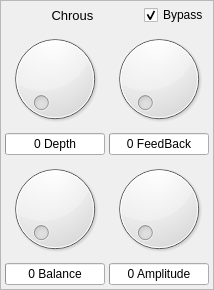
                 <widget class="QFrame" name="frame_14">
                  <property name="frameShape">
                   <enum>QFrame::StyledPanel</enum>
                  </property>
                  <layout class="QGridLayout" name="gridLayout_26" rowstretch="0,1,1">
                   <property name="leftMargin">
                    <number>4</number>
                   </property>
                   <property name="topMargin">
                    <number>4</number>
                   </property>
                   <property name="rightMargin">
                    <number>4</number>
                   </property>
                   <property name="bottomMargin">
                    <number>4</number>
                   </property>
                   <property name="spacing">
                    <number>4</number>
                   </property>
                   <item row="2" column="1">
                    <layout class="QVBoxLayout" name="verticalLayout_23">
                     <item>
                      <widget class="QDial" name="chrous_amp_dial">
                       <property name="maximum">
                        <number>200</number>
                       </property>
                       <property name="notchesVisible">
                        <bool>false</bool>
                       </property>
                      </widget>
                     </item>
                     <item>
                      <widget class="QProgressBar" name="chrous_pbar_4">
                       <property name="maximum">
                        <number>200</number>
                       </property>
                       <property name="value">
                        <number>0</number>
                       </property>
                       <property name="alignment">
                        <set>Qt::AlignCenter</set>
                       </property>
                       <property name="invertedAppearance">
                        <bool>false</bool>
                       </property>
                       <property name="format">
                        <string>%p Amplitude</string>
                       </property>
                      </widget>
                     </item>
                    </layout>
                   </item>
                   <item row="1" column="1">
                    <layout class="QVBoxLayout" name="verticalLayout_22">
                     <item>
                      <widget class="QDial" name="chrous_feedback_dial">
                       <property name="maximum">
                        <number>100</number>
                       </property>
                       <property name="notchesVisible">
                        <bool>false</bool>
                       </property>
                      </widget>
                     </item>
                     <item>
                      <widget class="QProgressBar" name="chrous_pbar_2">
                       <property name="value">
                        <number>0</number>
                       </property>
                       <property name="alignment">
                        <set>Qt::AlignCenter</set>
                       </property>
                       <property name="invertedAppearance">
                        <bool>false</bool>
                       </property>
                       <property name="format">
                        <string>%p FeedBack</string>
                       </property>
                      </widget>
                     </item>
                    </layout>
                   </item>
                   <item row="1" column="0">
                    <layout class="QVBoxLayout" name="verticalLayout_35">
                     <item>
                      <widget class="QDial" name="chrous_depth_dial">
                       <property name="maximum">
                        <number>100</number>
                       </property>
                       <property name="notchesVisible">
                        <bool>false</bool>
                       </property>
                      </widget>
                     </item>
                     <item>
                      <widget class="QProgressBar" name="chrous_pbar">
                       <property name="value">
                        <number>0</number>
                       </property>
                       <property name="alignment">
                        <set>Qt::AlignCenter</set>
                       </property>
                       <property name="invertedAppearance">
                        <bool>false</bool>
                       </property>
                       <property name="format">
                        <string>%p Depth</string>
                       </property>
                      </widget>
                     </item>
                    </layout>
                   </item>
                   <item row="2" column="0">
                    <layout class="QVBoxLayout" name="verticalLayout_36">
                     <item>
                      <widget class="QDial" name="chrous_bal_dial">
                       <property name="maximum">
                        <number>100</number>
                       </property>
                       <property name="notchesVisible">
                        <bool>false</bool>
                       </property>
                      </widget>
                     </item>
                     <item>
                      <widget class="QProgressBar" name="chrous_pbar_3">
                       <property name="value">
                        <number>0</number>
                       </property>
                       <property name="alignment">
                        <set>Qt::AlignCenter</set>
                       </property>
                       <property name="invertedAppearance">
                        <bool>false</bool>
                       </property>
                       <property name="format">
                        <string>%p Balance</string>
                       </property>
                      </widget>
                     </item>
                    </layout>
                   </item>
                   <item row="0" column="0" colspan="2">
                    <layout class="QHBoxLayout" name="horizontalLayout_12">
                     <item>
                      <widget class="QLabel" name="label_192">
                       <property name="sizePolicy">
                        <sizepolicy hsizetype="Preferred" vsizetype="Fixed">
                         <horstretch>1</horstretch>
                         <verstretch>0</verstretch>
                        </sizepolicy>
                       </property>
                       <property name="maximumSize">
                        <size>
                         <width>16777215</width>
                         <height>11111110</height>
                        </size>
                       </property>
                       <property name="font">
                        <font>
                         <pointsize>10</pointsize>
                        </font>
                       </property>
                       <property name="text">
                        <string>Chrous</string>
                       </property>
                       <property name="alignment">
                        <set>Qt::AlignCenter</set>
                       </property>
                      </widget>
                     </item>
                     <item>
                      <widget class="QCheckBox" name="chrous_bypass">
                       <property name="sizePolicy">
                        <sizepolicy hsizetype="Preferred" vsizetype="Fixed">
                         <horstretch>0</horstretch>
                         <verstretch>0</verstretch>
                        </sizepolicy>
                       </property>
                       <property name="text">
                        <string>Bypass</string>
                       </property>
                       <property name="checked">
                        <bool>true</bool>
                       </property>
                      </widget>
                     </item>
                    </layout>
                   </item>
                  </layout>
                 </widget>
